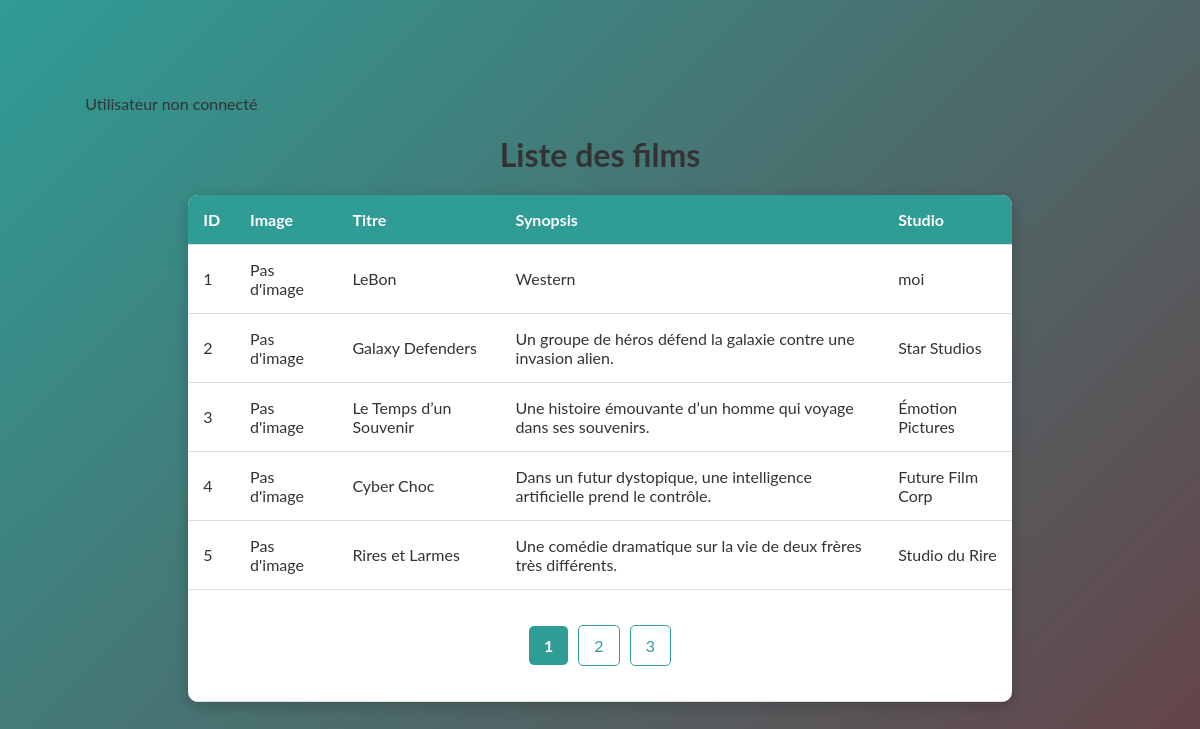
The app's page /www/pagination.php with its own data.
### tables this page shows
CREATE TABLE `film` (
  `id` int NOT NULL,
  `title` varchar(250) NOT NULL,
  `synopsis` varchar(150) NOT NULL,
  `studio` varchar(255) NOT NULL,
  `img` blob NOT NULL,
  `img_type` varchar(50) NOT NULL
);

### www/pagination.php (the view, shortened to what this page needs)
<?php
$pdo = connexion();
?>
<!DOCTYPE html>
<html>
    <head>
        <link href="./asset/pagination.css" rel="stylesheet">
    </head>
    <body>
        <div style="text-align: left;">
            <?php if ($_SESSION['role'] !== 'invite' && $_SESSION['role'] === 'admin'): ?>
                <p>Utilisateur connecté (Rôle : <strong><?php echo htmlspecialchars($_SESSION['role']); ?></strong>)</p>
            <?php else: ?>
                <p>Utilisateur non connecté</p>
            <?php endif; ?>
            <center>
            <h1>Liste des films</h1>
            <table>
                <?php
                $limit = 5;
                $request = 'SELECT COUNT(*) as total FROM film';
                $stmt = $pdo->prepare($request);
                $stmt->execute();
                $total = $stmt->fetch(PDO::FETCH_ASSOC)['total'];
                $totalPages = ceil($total / $limit);
                $page = isset($_GET['page']) ? (int)$_GET['page'] : 1;
                $offset = ($page - 1) * $limit;
                ?>
                <tr>
                    <th>ID</th>
                    <th>Image</th>
                    <th>Titre</th>
                    <th>Synopsis</th>
                    <th>Studio</th>
                </tr>
                <?php
                $request = 'SELECT * FROM film LIMIT :limit OFFSET :offset';
                $stmt = $pdo->prepare($request);
                $stmt->bindParam(':limit', $limit, PDO::PARAM_INT);
                $stmt->bindParam(':offset', $offset, PDO::PARAM_INT);
                $stmt->execute();
                while ($row = $stmt->fetch()) {
                    ?>
                    <tr>
                        <td><?php echo $row['id']; ?></td>
                        <td style="text-align: left;">
                            <?php if (!empty($row['img'])): ?>
                                <img src="./uploads/<?php echo htmlspecialchars($row['img']); ?>" alt="Image" style="width: 100px; height: auto;">
                            <?php else: ?>
                                Pas d'image
                            <?php endif; ?>
                        </td>
                        <td><?php echo $row['title']; ?></td>
                        <td><?php echo $row['synopsis']; ?></td>
                        <td><?php echo $row['studio']; ?></td>
                    </tr>
                    <?php
                }
                ?>
                <tr>
                    <td colspan="5">
                        <div class="pagination">
                            <?php
                            for ($i = 1; $i <= $totalPages; $i++) {
                                if ($i == $page) {
                                    echo '<strong>' . $i . '</strong>';
                                } else {
                                    echo '<a href="?page=' . $i . '">' . $i . '</a>';
                                }
                            }
                            ?>
                        </div>
                    </td>
                </tr>
            </table>
            </center>
        </div>
    </body>
</html>

### www/asset/pagination.css (style rules this page uses)
body { font-family: 'Lato', 'sans-serif'; background: linear-gradient(135deg, #2F9C95, #664147); margin: 0; padding: 0; color: #333; display: flex; justify-content: center; align-items: center; min-height: 100vh; }
table { width: 80%; border-collapse: collapse; margin: 20px auto; background: #fff; border-radius: 10px; overflow: hidden; box-shadow: 0 4px 15px rgba(0, 0, 0, 0.2); }
th, td { padding: 15px; text-align: left; border-bottom: 1px solid #ddd; }
th { background: #2F9C95; color: #fff; font-weight: bold; }
.pagination { text-align: center; margin: 20px 0; }
.pagination a { display: inline-block; margin: 0 5px; padding: 10px 15px; text-decoration: none; color: #2F9C95; border: 1px solid #2F9C95; border-radius: 5px; transition: background 0.3s, color 0.3s; }
.pagination strong { display: inline-block; margin: 0 5px; padding: 10px 15px; background: #2F9C95; color: #fff; border-radius: 5px; }

### records on screen
film: id "1", img "Pas d'image", title "LeBon", synopsis "Western", studio "moi"
film: id "2", img "Pas d'image", title "Galaxy Defenders", synopsis "Un groupe de héros défend la galaxie contre une invasion alien.", studio "Star Studios"
film: id "3", img "Pas d'image", title "Le Temps d’un Souvenir", synopsis "Une histoire émouvante d’un homme qui voyage dans ses souvenirs.", studio "Émotion Pictures"
film: id "4", img "Pas d'image", title "Cyber Choc", synopsis "Dans un futur dystopique, une intelligence artificielle prend le contrôle.", studio "Future Film Corp"
film: id "5", img "Pas d'image", title "Rires et Larmes", synopsis "Une comédie dramatique sur la vie de deux frères très différents.", studio "Studio du Rire"
